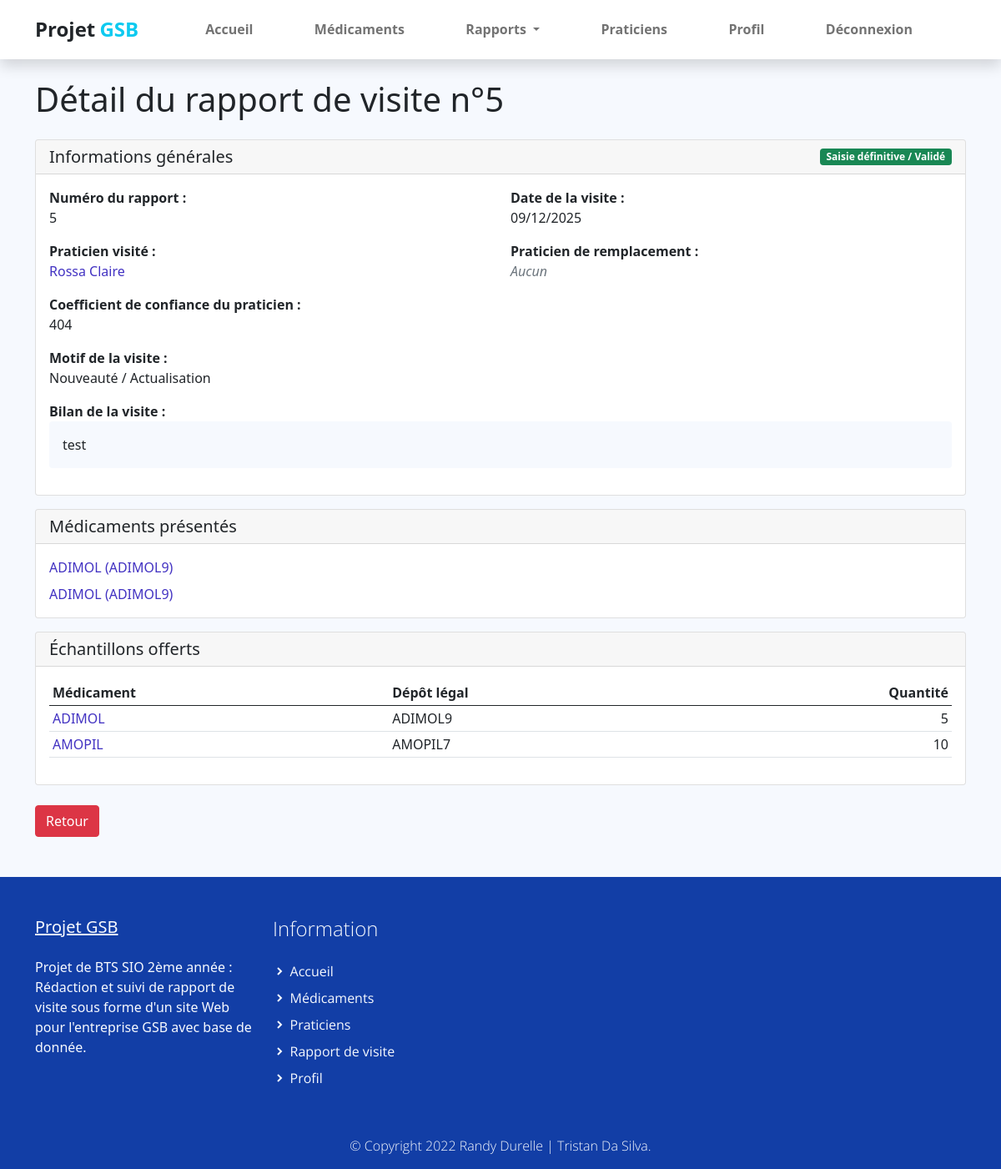
The app's page /index.php?uc=rapports&action=detail&num=5 (signed in), older data.
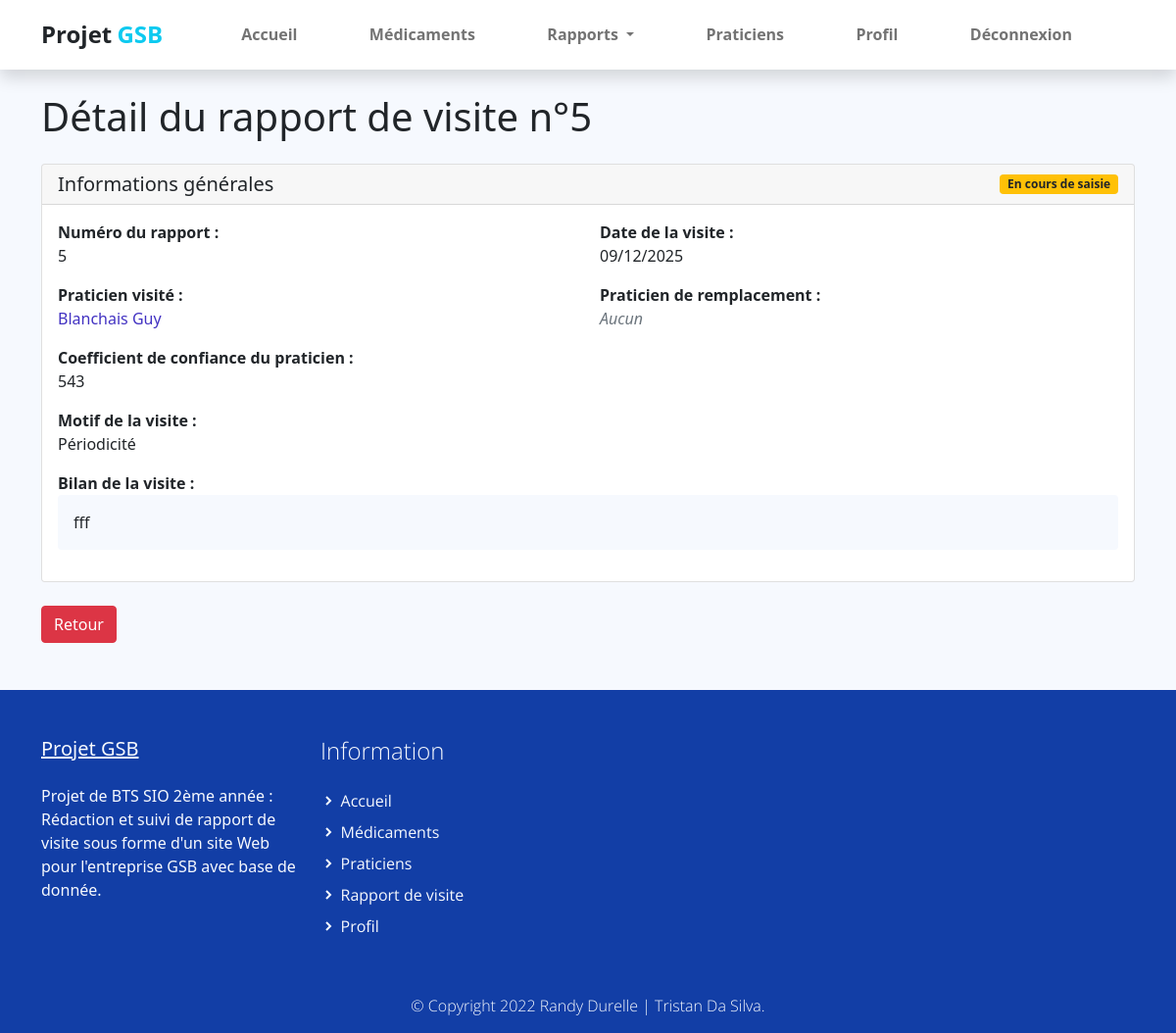
The same page, newer data.
### tables this page shows
CREATE TABLE IF NOT EXISTS `rapport_visite` (
  `VIS_MATRICULE` varchar(10) NOT NULL,
  `RAP_NUM` int(11) NOT NULL,
  `RAP_DATEVISITE` date DEFAULT NULL,
  `RAP_BILAN` varchar(255) DEFAULT NULL,
  `RAP_MOTIF` varchar(50) DEFAULT NULL,
  `ETAT_CODE` int(11) DEFAULT NULL,
  `MED_DEPOTLEGAL1` varchar(10) DEFAULT NULL,
  `MED_DEPOTLEGAL2` varchar(10) DEFAULT NULL,
  `MOT_CODE` int(11) DEFAULT NULL,
  `PRA_NUM` int(11) NOT NULL,
  `PRA_NUM_REMPLACANT` int(11) DEFAULT NULL,
  PRIMARY KEY (`VIS_MATRICULE`,`RAP_NUM`),
  KEY `rapport_visite_praticien_remp_FK` (`PRA_NUM`),
  KEY `rapport_visite_motif_FK` (`MOT_CODE`),
  KEY `rapport_visite_etat_FK` (`ETAT_CODE`),
  KEY `rapport_visite_medicament1_FK` (`MED_DEPOTLEGAL1`),
  KEY `rapport_visite_medicament2_FK` (`MED_DEPOTLEGAL2`)
);

CREATE TABLE IF NOT EXISTS `etat` (
  `ETAT_CODE` int(11) NOT NULL,
  `ETAT_LIBELLE` varchar(50) NOT NULL,
  PRIMARY KEY (`ETAT_CODE`)
);

CREATE TABLE IF NOT EXISTS `praticien` (
  `PRA_NUM` int(11) NOT NULL,
  `PRA_PRENOM` varchar(30) DEFAULT NULL,
  `PRA_NOM` varchar(30) DEFAULT NULL,
  `PRA_ADRESSE` varchar(50) DEFAULT NULL,
  `PRA_CP` varchar(5) DEFAULT NULL,
  `PRA_VILLE` varchar(25) DEFAULT NULL,
  `PRA_COEFNOTORIETE` float DEFAULT NULL,
  `PRA_COEFCONFIANCE` float DEFAULT NULL,
  `TYP_CODE` varchar(3) NOT NULL,
  PRIMARY KEY (`PRA_NUM`),
  KEY `praticien_type_praticien0_FK` (`TYP_CODE`)
);

CREATE TABLE IF NOT EXISTS `motif_visite` (
  `MOT_CODE` int(11) NOT NULL,
  `MOT_LIBELLE` varchar(50) NOT NULL,
  PRIMARY KEY (`MOT_CODE`)
);

CREATE TABLE IF NOT EXISTS `medicament` (
  `MED_DEPOTLEGAL` varchar(10) NOT NULL,
  `MED_NOMCOMMERCIAL` varchar(25) DEFAULT NULL,
  `MED_COMPOSITION` varchar(255) DEFAULT NULL,
  `MED_EFFETS` varchar(255) DEFAULT NULL,
  `MED_CONTREINDIC` varchar(255) DEFAULT NULL,
  `MED_PRIXECHANTILLON` float DEFAULT NULL,
  `FAM_CODE` varchar(3) NOT NULL,
  PRIMARY KEY (`MED_DEPOTLEGAL`),
  KEY `medicament_famille0_FK` (`FAM_CODE`)
);

CREATE TABLE IF NOT EXISTS `offrir` (
  `MED_DEPOTLEGAL` varchar(10) NOT NULL,
  `VIS_MATRICULE` varchar(10) NOT NULL,
  `RAP_NUM` int(11) NOT NULL,
  `OFF_QTE` float NOT NULL,
  PRIMARY KEY (`MED_DEPOTLEGAL`,`VIS_MATRICULE`,`RAP_NUM`),
  KEY `offrir_rv_FK` (`VIS_MATRICULE`,`RAP_NUM`)
);

### modele/rapport.modele.inc.php (called while the page is built, shortened)
<?php
function getRapportVisite($matricule, $numRapport)
{
    try {
        $pdo = connexionPDO();
        $sql = 'SELECT r.*, p.PRA_NOM, p.PRA_PRENOM, p.PRA_COEFCONFIANCE,
                       m.MOT_LIBELLE, e.ETAT_LIBELLE,
                       med1.MED_NOMCOMMERCIAL as MED1_NOM,
                       med2.MED_NOMCOMMERCIAL as MED2_NOM,
                       p_remp.PRA_NOM as PRA_REMP_NOM,
                       p_remp.PRA_PRENOM as PRA_REMP_PRENOM
                FROM rapport_visite r
                INNER JOIN praticien p ON r.PRA_NUM = p.PRA_NUM
                LEFT JOIN praticien p_remp ON r.PRA_NUM_REMPLACANT = p_remp.PRA_NUM
                LEFT JOIN motif_visite m ON r.MOT_CODE = m.MOT_CODE
                LEFT JOIN etat e ON r.ETAT_CODE = e.ETAT_CODE
                LEFT JOIN medicament med1 ON r.MED_DEPOTLEGAL1 = med1.MED_DEPOTLEGAL
                LEFT JOIN medicament med2 ON r.MED_DEPOTLEGAL2 = med2.MED_DEPOTLEGAL
                WHERE r.VIS_MATRICULE = :matricule AND r.RAP_NUM = :num';
        $stmt = $pdo->prepare($sql);
        $stmt->bindValue(':matricule', $matricule, PDO::PARAM_STR);
        $stmt->bindValue(':num', $numRapport, PDO::PARAM_INT);
        $stmt->execute();
        return $stmt->fetch(PDO::FETCH_ASSOC);
    } catch (PDOException $e) {
        print "Erreur ! : " . $e->getMessage();
        die();
    }
}
function getEchantillonsOfferts($matricule, $numRapport)
{
    try {
        $pdo = connexionPDO();
        $sql = 'SELECT o.*, m.MED_NOMCOMMERCIAL
                FROM offrir o
                INNER JOIN medicament m ON o.MED_DEPOTLEGAL = m.MED_DEPOTLEGAL
                WHERE o.VIS_MATRICULE = :matricule AND o.RAP_NUM = :num';
        $stmt = $pdo->prepare($sql);
        $stmt->bindValue(':matricule', $matricule, PDO::PARAM_STR);
        $stmt->bindValue(':num', $numRapport, PDO::PARAM_INT);
        $stmt->execute();
        return $stmt->fetchAll(PDO::FETCH_ASSOC);
    } catch (PDOException $e) {
        print "Erreur ! : " . $e->getMessage();
        die();
    }
}

### vues/v_detailRapport.php (the view, shortened to what the rows shown need)
<section class="container mt-4 mb-5">
    <h1 class="mb-4">Détail du rapport de visite n°<?= htmlspecialchars($rapport['RAP_NUM']) ?></h1>
    <div class="card mb-3">
        <div class="card-header d-flex justify-content-between align-items-center">
            <h2 class="h5 mb-0">Informations générales</h2>
            <?php
            $etatLibelle = $rapport['ETAT_LIBELLE'] ?? 'Non défini';
            $badgeClass = 'bg-secondary';
            if (strpos(strtolower($etatLibelle), 'cours') !== false) {
                $badgeClass = 'bg-warning text-dark';
            } elseif (strpos(strtolower($etatLibelle), 'valid') !== false || strpos(strtolower($etatLibelle), 'définitive') !== false) {
                $badgeClass = 'bg-success';
            } elseif (strpos(strtolower($etatLibelle), 'consult') !== false) {
                $badgeClass = 'bg-info';
            }
            ?>
            <span class="badge <?= $badgeClass ?>">
                <?= htmlspecialchars($etatLibelle) ?>
            </span>
        </div>
        <div class="card-body">
            <div class="row mb-3">
                <div class="col-md-6">
                    <strong>Numéro du rapport :</strong><br>
                    <?= htmlspecialchars($rapport['RAP_NUM']) ?>
                </div>
                <div class="col-md-6">
                    <strong>Date de la visite :</strong><br>
                    <?php
                    if (!empty($rapport['RAP_DATEVISITE'])) {
                        $date = new DateTime($rapport['RAP_DATEVISITE']);
                        echo $date->format('d/m/Y');
                    } else {
                        echo 'Non renseignée';
                    }
                    ?>
                </div>
            </div>
            <div class="row mb-3">
                <div class="col-md-6">
                    <strong>Praticien visité :</strong><br>
                    <a href="index.php?uc=rapports&action=detailPraticien&pra=<?= $rapport['PRA_NUM'] ?><?= (isset($retourNouveaux) && $retourNouveaux) ? '&retour=nouveaux' : '' ?>" class="text-decoration-none">
                        <?= htmlspecialchars($rapport['PRA_NOM'] . ' ' . $rapport['PRA_PRENOM']) ?>
                    </a>
                </div>
                <div class="col-md-6">
                    <strong>Praticien de remplacement :</strong><br>
                    <?php if (!empty($rapport['PRA_NUM_REMPLACANT']) && !empty($rapport['PRA_REMP_NOM'])) : ?>
                        <a href="index.php?uc=rapports&action=detailPraticien&pra=<?= $rapport['PRA_NUM_REMPLACANT'] ?><?= (isset($retourNouveaux) && $retourNouveaux) ? '&retour=nouveaux' : '' ?>" class="text-decoration-none">
                            <?= htmlspecialchars($rapport['PRA_REMP_NOM'] . ' ' . $rapport['PRA_REMP_PRENOM']) ?>
                        </a>
                    <?php else : ?>
                        <em class="text-muted">Aucun</em>
                    <?php endif; ?>
                </div>
            </div>
            <div class="row mb-3">
                <div class="col-md-6">
                    <strong>Coefficient de confiance du praticien :</strong><br>
                    <?= htmlspecialchars($rapport['PRA_COEFCONFIANCE'] ?? 'Non renseigné') ?>
                </div>
            </div>
            <div class="row mb-3">
                <div class="col-md-6">
                    <strong>Motif de la visite :</strong><br>
                    <?= htmlspecialchars($rapport['MOT_LIBELLE'] ?? 'Non renseigné') ?>
                </div>
            </div>
            <div class="mb-3">
                <strong>Bilan de la visite :</strong><br>
                <div class="p-3 bg-light rounded">
                    <?= nl2br(htmlspecialchars($rapport['RAP_BILAN'] ?? 'Non renseigné')) ?>
                </div>
            </div>
        </div>
    </div>
    <?php if (!empty($rapport['MED_DEPOTLEGAL1']) || !empty($rapport['MED_DEPOTLEGAL2'])) : ?>
        <div class="card mb-3">
            <div class="card-header">
                <h2 class="h5 mb-0">Médicaments présentés</h2>
            </div>
            <div class="card-body">
                <ul class="list-unstyled mb-0">
                    <?php if (!empty($rapport['MED_DEPOTLEGAL1'])) : ?>
                        <li class="mb-2">
                            <a href="index.php?uc=rapports&action=detailMedicament&med=<?= $rapport['MED_DEPOTLEGAL1'] ?><?= (isset($retourNouveaux) && $retourNouveaux) ? '&retour=nouveaux' : '' ?>" class="text-decoration-none">
                                <?= htmlspecialchars(($rapport['MED1_NOM'] ?? '') . ' (' . $rapport['MED_DEPOTLEGAL1'] . ')') ?>
                            </a>
                        </li>
                    <?php endif; ?>
                    <?php if (!empty($rapport['MED_DEPOTLEGAL2'])) : ?>
                        <li>
                            <a href="index.php?uc=rapports&action=detailMedicament&med=<?= $rapport['MED_DEPOTLEGAL2'] ?><?= (isset($retourNouveaux) && $retourNouveaux) ? '&retour=nouveaux' : '' ?>" class="text-decoration-none">
                                <?= htmlspecialchars(($rapport['MED2_NOM'] ?? '') . ' (' . $rapport['MED_DEPOTLEGAL2'] . ')') ?>
                            </a>
                        </li>
                    <?php endif; ?>
                </ul>
            </div>
        </div>
    <?php endif; ?>
    <?php if (!empty($echantillons)) : ?>
        <div class="card mb-3">
            <div class="card-header">
                <h2 class="h5 mb-0">Échantillons offerts</h2>
            </div>
            <div class="card-body">
                <div class="table-responsive">
                    <table class="table table-sm">
                        <thead>
                            <tr>
                                <th>Médicament</th>
                                <th>Dépôt légal</th>
                                <th class="text-end">Quantité</th>
                            </tr>
                        </thead>
                        <tbody>
                            <?php foreach ($echantillons as $ech) : ?>
                                <tr>
                                    <td>
                                        <a href="index.php?uc=rapports&action=detailMedicament&med=<?= $ech['MED_DEPOTLEGAL'] ?><?= (isset($retourNouveaux) && $retourNouveaux) ? '&retour=nouveaux' : '' ?>" class="text-decoration-none">
                                            <?= htmlspecialchars($ech['MED_NOMCOMMERCIAL']) ?>
                                        </a>
                                    </td>
                                    <td>
                                        <?= htmlspecialchars($ech['MED_DEPOTLEGAL']) ?>
                                    </td>
                                    <td class="text-end">
                                        <?= htmlspecialchars($ech['OFF_QTE']) ?>
                                    </td>
                                </tr>
                            <?php endforeach; ?>
                        </tbody>
                    </table>
                </div>
            </div>
        </div>
    <?php endif; ?>
    <div class="mt-4">
        <?php if (isset($retourNouveaux) && $retourNouveaux) : ?>
            <a href="index.php?uc=rapports&action=marquer_lu_et_retour&mat=<?= $rapport['VIS_MATRICULE'] ?>&num=<?= $rapport['RAP_NUM'] ?>" class="btn btn-danger text-white">
                Retour à la liste des nouveaux rapports
            </a>
        <?php else : ?>
            <a href="index.php?uc=rapports&action=nouveau" class="btn btn-danger text-white">
                Retour
            </a>
        <?php endif; ?>
    </div>
</section>

Row changes from the older to the newer data that the page shows:
removed offrir: MED_DEPOTLEGAL.MED_NOMCOMMERCIAL "ADIMOL", MED_DEPOTLEGAL "ADIMOL9", OFF_QTE "5"
removed offrir: MED_DEPOTLEGAL.MED_NOMCOMMERCIAL "AMOPIL", MED_DEPOTLEGAL "AMOPIL7", OFF_QTE "10"
changed rapport_visite: ETAT_CODE 2 → 1 (drawn); ETAT_CODE.ETAT_LIBELLE "Saisie définitive / Validé" → "En cours de saisie"; PRA_NUM.PRA_PRENOM "Rossa Claire" → "Blanchais Guy"; PRA_NUM.PRA_COEFCONFIANCE "404" → "543"; MOT_CODE.MOT_LIBELLE "Nouveauté / Actualisation" → "Périodicité"; RAP_BILAN "test" → "fff"; MED_DEPOTLEGAL1 "ADIMOL9" → empty (drawn); MED_DEPOTLEGAL1.MED_NOMCOMMERCIAL "ADIMOL (ADIMOL9)" → (not shown); MED_DEPOTLEGAL2 "ADIMOL9" → empty (drawn); MED_DEPOTLEGAL1+MED_DEPOTLEGAL2 "ADIMOL (ADIMOL9)" → (not shown)
Text that changed along with them:
text no longer shown: "Médicaments présentés Échantillons offerts Médicament Dépôt légal Quantité"
